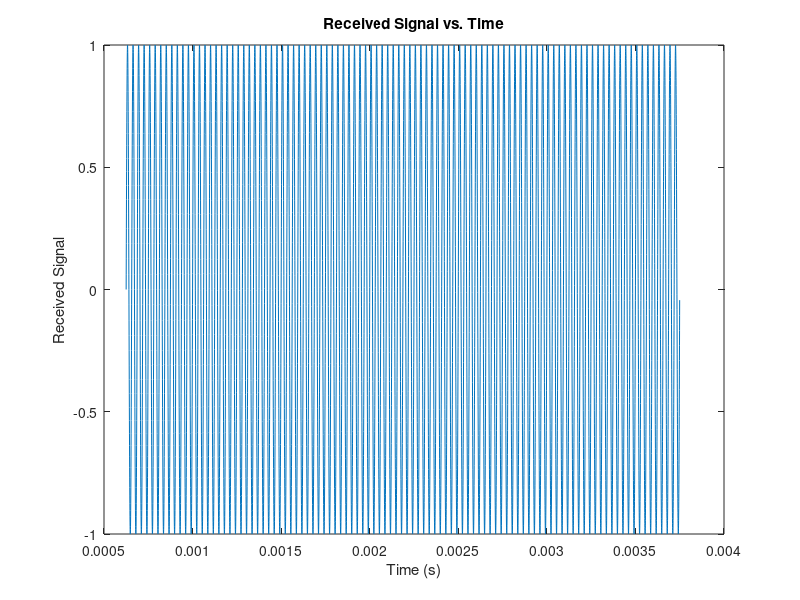
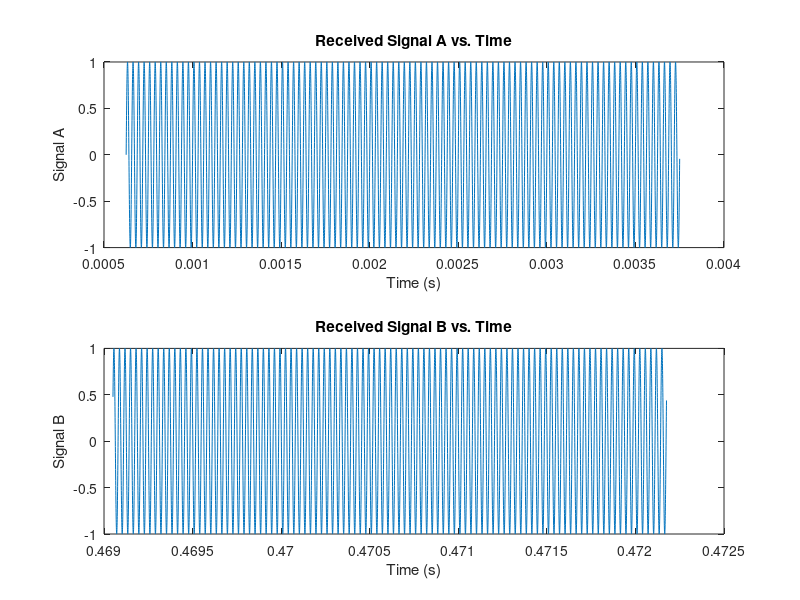
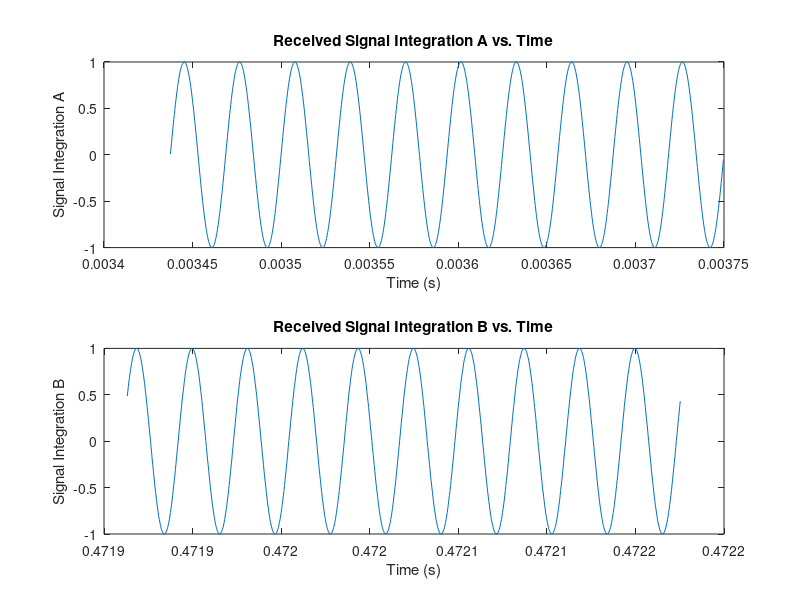

The MATLAB script that drew these images, in order: (Note: this script raises an error after producing the figures.)
% clc;
clear;
close all;



% ##########################常数定义##########################
% 光速 单位m/s
c = 299792458;
% pi MATLAB中pi为3.141592653589793


% ##########################信号源&接收机参数设计##########################
% 信号源频率 单位Hz
frequency = 3.2e4;

% 接收机信号采样率 单位Hz
samp_rate = 3.2e6;
% 接收机水平移动速度 单位m/s
v_rx = 10e3;

% 接收机比相相干积累序列数
coherent_integration_number = 10;
% 接收机比相相干积累正弦信号序列周期数
coherent_integration_cycles = 10;
% 接收机比相单次采样正弦信号总周期数
single_sampling_cycles = coherent_integration_number * ...
    coherent_integration_cycles;
% 接收机比相单次采样时长 单位s
single_sampling_duration = single_sampling_cycles / frequency;
% 接收机比相单次采样经过的距离 单位s
single_sampling_distance = single_sampling_duration / v_rx;

% 接收机比相间隔距离 单位m
sampling_interval = c / frequency / 2;  % 半波长
% 接收机比相间隔时间 单位s
delta_t = sampling_interval / v_rx;

% 信号采样总时长 单位s
sampling_duration = delta_t + single_sampling_duration;
% 信号采样总时长对应的距离 单位m
sampling_distance = sampling_duration / v_rx;

% 信号源与接收机比相时相对角度alpha 范围[0, 180)
alpha_angle = 23;
alpha_radian = deg2rad(alpha_angle);    % 弧度
alpha_sin = sin(alpha_radian);
alpha_cos = cos(alpha_radian);
% 信号源与接收机比相时相对距离d_r 单位m
d_relative = 20 * c / frequency;    % 20倍正弦信号波长

% 信号源投影在接收机移动方向上的距离d_v  单位m
d_vertical = d_relative * alpha_sin;
% 接收机比相首次采样完成时与信号源的相对距离d'_r 单位m
d_prime_relative = sqrt(d_vertical^2 + ...
    (sampling_interval + d_relative * alpha_cos)^2);

% 接收机比相最终采样开始时与信号源的相对距离d_start 单位m
d_start = sqrt(d_vertical^2 + ...
    (sampling_interval + d_relative * alpha_cos)^2);
% 接收机比相首次采样开始时与信号源的相对距离d'_start 单位m
d_prime_start = sqrt(d_vertical^2 + ...
    (sampling_distance + d_relative * alpha_cos)^2);

% 信号源坐标
[x_s, y_s] = deal(d_relative * alpha_cos + sampling_distance, ...
    d_vertical);


% ##########################仿真时域参数设计##########################
% 仿真时长 单位s
sim_duration = sampling_duration;
% 信号源传播至接收机首次采样开始时间点
t_prime_start = d_prime_start / c;
% 仿真时间间隔 单位s
sim_time_interval = 1 / samp_rate;
% 仿真时间向量 单位s
time_vector = t_prime_start : sim_time_interval : ...
    t_prime_start+sim_duration;



% ##########################空间网格设计##########################
% 最大采样间隔距离 单位m
d_max = v_rx / samp_rate;
% 仿真网格长度 单位m
grid_width = sampling_distance;
% 仿真网格点数
num_points_width = ceil(grid_width / d_max);



% ##########################实时仿真##########################
% 接收机初始空间坐标
[x_rx, y_rx] = deal(0, 0);

% 初始化接收到的信号数组
sig_rx = zeros(1, length(time_vector));

% 模拟接收机在每个时间点接收到的信号
for i = 1 : length(time_vector)
    % 计算接收机当前位置（从t=0开始沿X轴移动）
    x_rx = x_rx + v_rx * sim_time_interval;
    y_rx = 0;
    
    % 计算接收机和信号源的相对距离
    distance = sqrt((x_rx - x_s)^2 + (y_s - y_rx)^2);
    % 计算信号传播时间
    propagation_time = distance / c ;
    
    % 接收信号
    sig_rx(i) = sin(2 * pi * frequency * ...
        (time_vector(i) - propagation_time));
end

% 绘图
figure(1);
plot(time_vector(1:10000), sig_rx(1:10000));
xlabel('Time (s)');
ylabel('Received Signal');
title('Received Signal vs. Time');



% ##########################测向算法实现##########################
% 比相单次采样点数
single_sampling_points = round( ...
    single_sampling_duration / sim_time_interval);
% 比相间隔点数
interval_points =  round(delta_t / sim_time_interval);

% 截取比相信号A和B
sigA = sig_rx(1 : single_sampling_points);
sigB = sig_rx((1 + interval_points) : ...
    (interval_points + single_sampling_points));
% 信号A和B分别对应的时间向量
tv_sigA = time_vector(1 : single_sampling_points);
tv_sigB = time_vector((1 + interval_points) : ...
    (interval_points + single_sampling_points));

% 绘图
figure(2);
subplot(2, 1, 1);
plot(tv_sigA, sigA);
xlabel('Time (s)');
ylabel('Signal A');
title('Received Signal A vs. Time');
subplot(2, 1, 2);
plot(tv_sigB, sigB);
xlabel('Time (s)');
ylabel('Signal B');
title('Received Signal B vs. Time');


% 相干积累信号采样点数
coherent_integration_points = single_sampling_points / ...
    coherent_integration_cycles;
% 初始化相干积累信号数组
sigA_integration = zeros(1, coherent_integration_points);
sigB_integration = zeros(1, coherent_integration_points);
% 相干积累信号对应的时间向量
tv_sigA_integration = tv_sigA(end-coherent_integration_points+1 : end);
tv_sigB_integration = tv_sigB(end-coherent_integration_points+1 : end);

% 相干积累
for i = 1 : coherent_integration_points
    for j = 1 : coherent_integration_cycles
        point = coherent_integration_points * (j-1) + i;
        sigA_integration(i) = sigA_integration(i) + sigA(point);
        sigB_integration(i) = sigB_integration(i) + sigB(point);
    end
    sigA_integration(i) = sigA_integration(i) / ...
        coherent_integration_cycles;
    sigB_integration(i) = sigB_integration(i) / ...
        coherent_integration_cycles;
end

% 绘图
figure(3);
subplot(2, 1, 1);
plot(tv_sigA_integration, sigA_integration);
xlabel('Time (s)');
ylabel('Signal Integration A');
title('Received Signal Integration A vs. Time');
subplot(2, 1, 2);
plot(tv_sigB_integration, sigB_integration);
xlabel('Time (s)');
ylabel('Signal Integration B');
title('Received Signal Integration B vs. Time');


% 时延比相测向算法
[~, doa_angle] = FUNC_DF2D_SignalDelayPhaceComparing( ...
    sigB_integration, sigA_integration, frequency, ...
    delta_t, sampling_interval, c)
